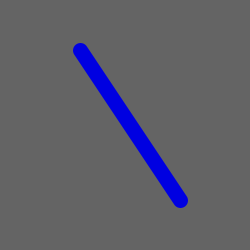
Frame 1 (no input)
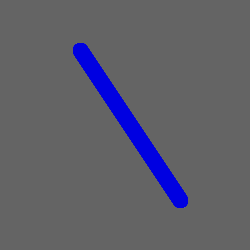
Frame 60 (the mouse pressed at the canvas centre just before this capture)
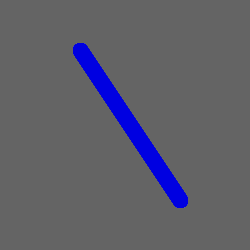
Frame 120 (the mouse held since frame 60 and released just before this capture)

The Processing sketch that drew these frames (run headless with seeded random() and noise(); from frame 60 on, the mouse is pressed at the canvas centre):

// Processing sketch: line_color
// ── line_color.pde
//75 188
int x1 = 80;
int x2 = 180;
int y1 = 50;
int y2 = 200;

void setup()
{
  size(250,250);
  background(100);
}  

void draw()
{
  stroke(0,0,225);
  strokeWeight(15);
  line(x1,y1,x2,y2);
  println(mouseX,mouseY);
}  
